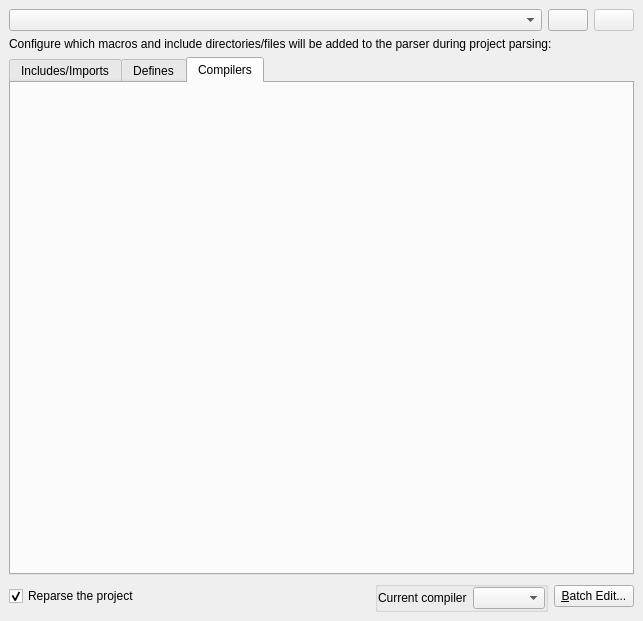
<?xml version="1.0" encoding="UTF-8"?>
<ui version="4.0">
 <class>ProjectPathsWidget</class>
 <widget class="QWidget" name="ProjectPathsWidget">
  <property name="geometry">
   <rect>
    <x>0</x>
    <y>0</y>
    <width>643</width>
    <height>621</height>
   </rect>
  </property>
  <layout class="QGridLayout" name="gridLayout">
   <property name="leftMargin">
    <number>9</number>
   </property>
   <property name="topMargin">
    <number>9</number>
   </property>
   <property name="rightMargin">
    <number>9</number>
   </property>
   <property name="bottomMargin">
    <number>9</number>
   </property>
   <item row="0" column="0">
    <layout class="QHBoxLayout" name="horizontalLayout">
     <item>
      <layout class="QHBoxLayout" name="horizontalLayout_4">
       <item>
        <widget class="KComboBox" name="projectPaths">
         <property name="sizePolicy">
          <sizepolicy hsizetype="Expanding" vsizetype="Fixed">
           <horstretch>0</horstretch>
           <verstretch>0</verstretch>
          </sizepolicy>
         </property>
        </widget>
       </item>
       <item>
        <widget class="QPushButton" name="addPath">
         <property name="toolTip">
          <string>Add a new sub-project path entry.</string>
         </property>
         <property name="text">
          <string/>
         </property>
         <property name="icon">
          <iconset theme="list-add">
           <normaloff/>
          </iconset>
         </property>
        </widget>
       </item>
       <item>
        <widget class="QPushButton" name="removePath">
         <property name="enabled">
          <bool>false</bool>
         </property>
         <property name="toolTip">
          <string>Delete current sub-project path entry.</string>
         </property>
         <property name="text">
          <string/>
         </property>
         <property name="icon">
          <iconset theme="list-remove">
           <normaloff/>
          </iconset>
         </property>
        </widget>
       </item>
      </layout>
     </item>
    </layout>
   </item>
   <item row="2" column="0">
    <widget class="QTabWidget" name="languageParameters">
     <property name="enabled">
      <bool>true</bool>
     </property>
     <property name="sizePolicy">
      <sizepolicy hsizetype="Preferred" vsizetype="Preferred">
       <horstretch>0</horstretch>
       <verstretch>8</verstretch>
      </sizepolicy>
     </property>
     <property name="currentIndex">
      <number>2</number>
     </property>
     <widget class="QWidget" name="includePathsPage">
      <attribute name="title">
       <string>Includes/Imports</string>
      </attribute>
      <layout class="QGridLayout" name="gridLayout_3">
       <property name="leftMargin">
        <number>0</number>
       </property>
       <property name="topMargin">
        <number>0</number>
       </property>
       <property name="rightMargin">
        <number>0</number>
       </property>
       <property name="bottomMargin">
        <number>0</number>
       </property>
       <item row="0" column="0">
        <widget class="IncludesWidget" name="includesWidget" native="true">
         <property name="sizePolicy">
          <sizepolicy hsizetype="Expanding" vsizetype="Expanding">
           <horstretch>0</horstretch>
           <verstretch>8</verstretch>
          </sizepolicy>
         </property>
        </widget>
       </item>
      </layout>
     </widget>
     <widget class="QWidget" name="definesPage">
      <attribute name="title">
       <string>Defines</string>
      </attribute>
      <layout class="QVBoxLayout" name="gridLayout_2">
       <property name="spacing">
        <number>0</number>
       </property>
       <property name="leftMargin">
        <number>0</number>
       </property>
       <property name="topMargin">
        <number>0</number>
       </property>
       <property name="rightMargin">
        <number>0</number>
       </property>
       <property name="bottomMargin">
        <number>0</number>
       </property>
       <item>
        <widget class="DefinesWidget" name="definesWidget" native="true">
         <property name="sizePolicy">
          <sizepolicy hsizetype="Expanding" vsizetype="Expanding">
           <horstretch>0</horstretch>
           <verstretch>8</verstretch>
          </sizepolicy>
         </property>
        </widget>
       </item>
      </layout>
     </widget>
     <widget class="QWidget" name="compilersPage">
      <attribute name="title">
       <string>Compilers</string>
      </attribute>
      <layout class="QVBoxLayout" name="verticalLayout">
       <property name="spacing">
        <number>0</number>
       </property>
       <property name="leftMargin">
        <number>0</number>
       </property>
       <property name="topMargin">
        <number>0</number>
       </property>
       <property name="rightMargin">
        <number>0</number>
       </property>
       <property name="bottomMargin">
        <number>0</number>
       </property>
       <item>
        <widget class="CompilersWidget" name="compilersWidget" native="true">
         <property name="sizePolicy">
          <sizepolicy hsizetype="Expanding" vsizetype="Expanding">
           <horstretch>0</horstretch>
           <verstretch>8</verstretch>
          </sizepolicy>
         </property>
        </widget>
       </item>
      </layout>
     </widget>
    </widget>
   </item>
   <item row="3" column="0">
    <layout class="QHBoxLayout" name="horizontalLayout_3">
     <item>
      <widget class="QCheckBox" name="kcfg_reparse">
       <property name="toolTip">
        <string>Check this if you want the project to be reparsed to apply the changes.</string>
       </property>
       <property name="text">
        <string>Reparse the project</string>
       </property>
       <property name="checked">
        <bool>true</bool>
       </property>
      </widget>
     </item>
     <item>
      <spacer name="horizontalSpacer">
       <property name="orientation">
        <enum>Qt::Horizontal</enum>
       </property>
       <property name="sizeHint" stdset="0">
        <size>
         <width>40</width>
         <height>20</height>
        </size>
       </property>
      </spacer>
     </item>
     <item>
      <widget class="QGroupBox" name="compilerBox">
       <property name="title">
        <string/>
       </property>
       <layout class="QHBoxLayout" name="horizontalLayout_2">
        <property name="leftMargin">
         <number>0</number>
        </property>
        <property name="topMargin">
         <number>0</number>
        </property>
        <property name="rightMargin">
         <number>0</number>
        </property>
        <property name="bottomMargin">
         <number>0</number>
        </property>
        <item>
         <widget class="QLabel" name="label">
          <property name="text">
           <string>Current compiler</string>
          </property>
         </widget>
        </item>
        <item>
         <widget class="QComboBox" name="compiler">
          <property name="toolTip">
           <string>Select a compiler that will be used to determine standart include directories and macros. </string>
          </property>
         </widget>
        </item>
       </layout>
      </widget>
     </item>
     <item>
      <widget class="QPushButton" name="batchEdit">
       <property name="toolTip">
        <string>Edit multiply includes/defines at the same time.</string>
       </property>
       <property name="text">
        <string>&amp;Batch Edit...</string>
       </property>
      </widget>
     </item>
    </layout>
   </item>
   <item row="1" column="0">
    <widget class="QLabel" name="label_2">
     <property name="text">
      <string>Configure which macros and include directories/files will be added to the parser during project parsing:</string>
     </property>
    </widget>
   </item>
  </layout>
 </widget>
 <customwidgets>
  <customwidget>
   <class>KComboBox</class>
   <extends>QComboBox</extends>
   <header>kcombobox.h</header>
  </customwidget>
  <customwidget>
   <class>DefinesWidget</class>
   <extends>QWidget</extends>
   <header>kcm_widget/defineswidget.h</header>
  </customwidget>
  <customwidget>
   <class>IncludesWidget</class>
   <extends>QWidget</extends>
   <header>kcm_widget/includeswidget.h</header>
  </customwidget>
  <customwidget>
   <class>CompilersWidget</class>
   <extends>QWidget</extends>
   <header>kcm_widget/compilerswidget.h</header>
  </customwidget>
 </customwidgets>
 <resources/>
 <connections/>
</ui>
